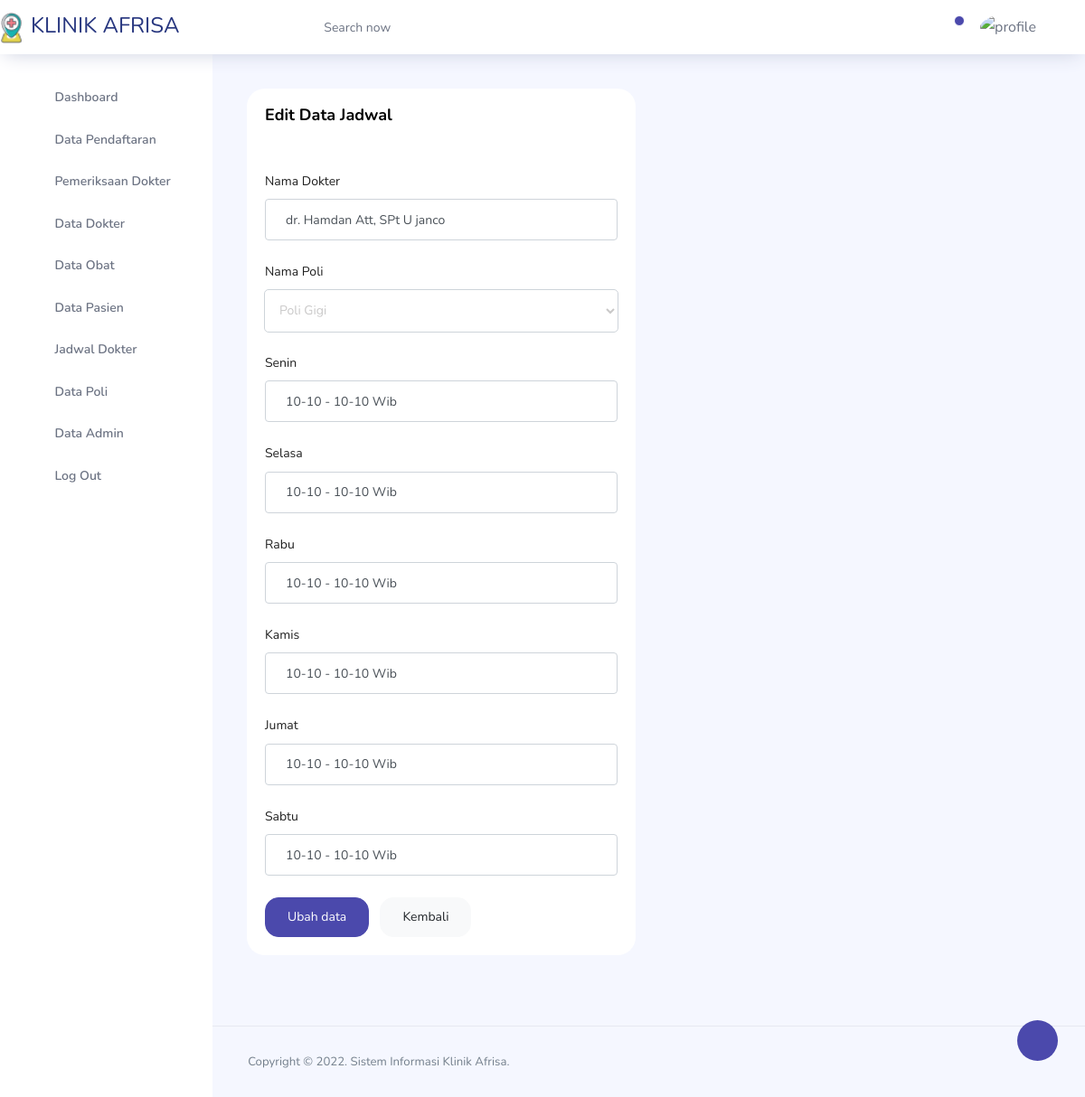
The app's page /admin/admin/edit_jadwal.php?aksi=edit&id_jadwal=1 with its own data.
### tables this page shows
CREATE TABLE `jadwal_dokter` (
  `id_jadwal` int(11) NOT NULL,
  `nama_dokter` varchar(55) NOT NULL,
  `nama_poli` varchar(90) NOT NULL,
  `Senin` varchar(25) NOT NULL,
  `Selasa` varchar(23) NOT NULL,
  `Rabu` varchar(25) NOT NULL,
  `Kamis` varchar(25) NOT NULL,
  `Jumat` varchar(25) NOT NULL,
  `Sabtu` varchar(23) NOT NULL
);

### admin/admin/edit_jadwal.php (the view, shortened to what this page needs)
<?php
include 'template/header.php';
include 'template/navbar.php';
?>
      <div class="main-panel">
        <div class="content-wrapper">
          <div class="row">
            <div class="col-md-6 grid-margin stretch-card">
              <div class="card">
 <?php
            $id_jadwal = $_GET['id_jadwal'];
      $sql = mysqli_query($kon, "SELECT * FROM jadwal_dokter WHERE id_jadwal='$id_jadwal'");
      if(mysqli_num_rows($sql) == 0){
        header("Location: jadwal.php");
      }else{
        $row = mysqli_fetch_assoc($sql);
      }
      ?>
                <div class="card-body">
                  <h4 class="card-title">Edit data jadwal</h4>
                  <p class="card-description">
                   <BR>
                  </p>
                   <form class="form-horizontal style-form" action="" method="post" enctype="multipart/form-data" name="form1" id="form1">
                       <div class="form-group">
                      <label for="exampleInputEmail1">Nama Dokter</label>
                 <input type="text" class="form-control" id="nama_dokter" name="nama_dokter" value="<?php echo $row['nama_dokter']; ?>" placeholder="nama_dokter">
                    </div>
                      <div class="form-group">
                      <label for="exampleInputEmail1">Nama Poli</label>
                  <select name="nama_poli" id="nama_poli" value="<?php echo $row['nama_poli']; ?>" class="form-control" required>
                              <?php
                    $query2="select * from jenis_poli order by id_poli";
                    $tampil=mysqli_query($kon, $query2) or die(mysqli_error());
                    while($data1=mysqli_fetch_array($tampil))
                    {
                    ?>
              <option value="<?php echo $data1['nama_poli'];?>"><?php echo $data1['nama_poli'];?></option>
                <?php
                 }
                 ?>
                              </select>
                    </div>
                    <div class="form-group">
                      <label for="exampleInputEmail1">Senin</label>
                    <input type="text" class="form-control" id="Senin" name="Senin" value="<?php echo $row['Senin']; ?>" placeholder="Senin">
                    </div>
                     <div class="form-group">
                      <label for="exampleInputEmail1">Selasa</label>
                    <input type="text" class="form-control" id="Selasa" name="Selasa" value="<?php echo $row['Selasa']; ?>" placeholder="Selasa">
                    </div>
                     <div class="form-group">
                      <label for="exampleInputEmail1">Rabu</label>
                      <input type="text" class="form-control" id="Rabu" name="Rabu" value="<?php echo $row['Rabu']; ?>" placeholder="Enter Mobile Number">
                    </div>
                     <div class="form-group">
                      <label for="exampleInputEmail1">Kamis</label>
                     <input type="text" class="form-control" id="Kamis" name="Kamis" value="<?php echo $row['Kamis']; ?>" placeholder="Kamis">
                    </div>
                  <div class="form-group">
                      <label for="exampleInputEmail1">Jumat</label>
                     <input type="text" class="form-control" id="Jumat" name="Jumat" value="<?php echo $row['Jumat']; ?>" placeholder="Jumat">
                    </div>
                      <div class="form-group">
                      <label for="exampleInputEmail1">Sabtu</label>
                     <input type="text" class="form-control" id="Sabtu" name="Sabtu" value="<?php echo $row['Sabtu']; ?>" placeholder="Sabtu">
                    </div>
                    <button type="submit" name="update"  class="btn btn-primary mr-2">Ubah data</button>
                    <button class="btn btn-light">Kembali</button>
                  </form>
                </div>
              </div>
            </div>
             </div>
            </div>
      <?php include 'template/footer.php'; ?>
      </div>
    </div>
  </div>
</body>
</html>

### records on screen
jadwal_dokter: nama_dokter "dr. Hamdan Att, SPt U janco", Senin "10-10 - 10-10 Wib", Selasa "10-10 - 10-10 Wib", Rabu "10-10 - 10-10 Wib", Kamis "10-10 - 10-10 Wib", Jumat "10-10 - 10-10 Wib", Sabtu "10-10 - 10-10 Wib"

### other values on screen
form field nama_poli "Poli Gigi"
